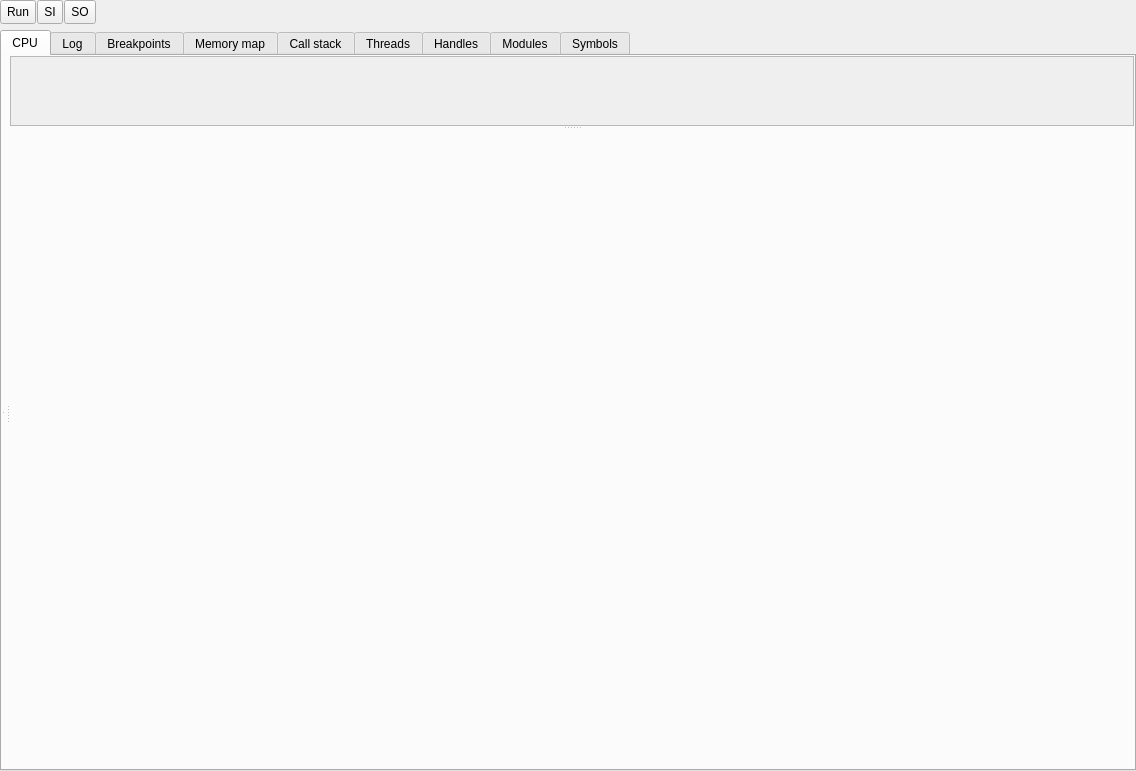
<?xml version="1.0" encoding="UTF-8"?>
<ui version="4.0">
 <class>XDebuggerWidget</class>
 <widget class="QWidget" name="XDebuggerWidget">
  <property name="geometry">
   <rect>
    <x>0</x>
    <y>0</y>
    <width>1136</width>
    <height>771</height>
   </rect>
  </property>
  <property name="windowTitle">
   <string>Form</string>
  </property>
  <layout class="QVBoxLayout" name="verticalLayout">
   <property name="leftMargin">
    <number>0</number>
   </property>
   <property name="topMargin">
    <number>0</number>
   </property>
   <property name="rightMargin">
    <number>0</number>
   </property>
   <property name="bottomMargin">
    <number>0</number>
   </property>
   <item>
    <layout class="QHBoxLayout" name="horizontalLayout">
     <property name="spacing">
      <number>1</number>
     </property>
     <item>
      <widget class="QToolButton" name="toolButtonRun">
       <property name="sizePolicy">
        <sizepolicy hsizetype="Fixed" vsizetype="Fixed">
         <horstretch>0</horstretch>
         <verstretch>0</verstretch>
        </sizepolicy>
       </property>
       <property name="minimumSize">
        <size>
         <width>24</width>
         <height>24</height>
        </size>
       </property>
       <property name="text">
        <string>Run</string>
       </property>
      </widget>
     </item>
     <item>
      <widget class="QToolButton" name="toolButtonStepInto">
       <property name="minimumSize">
        <size>
         <width>24</width>
         <height>24</height>
        </size>
       </property>
       <property name="text">
        <string>SI</string>
       </property>
      </widget>
     </item>
     <item>
      <widget class="QToolButton" name="toolButtonStepOver">
       <property name="minimumSize">
        <size>
         <width>24</width>
         <height>24</height>
        </size>
       </property>
       <property name="text">
        <string>SO</string>
       </property>
      </widget>
     </item>
     <item>
      <spacer name="horizontalSpacer">
       <property name="orientation">
        <enum>Qt::Horizontal</enum>
       </property>
       <property name="sizeHint" stdset="0">
        <size>
         <width>40</width>
         <height>20</height>
        </size>
       </property>
      </spacer>
     </item>
    </layout>
   </item>
   <item>
    <widget class="QTabWidget" name="tabWidgetMain">
     <property name="currentIndex">
      <number>0</number>
     </property>
     <widget class="QWidget" name="tabCPU">
      <attribute name="title">
       <string>CPU</string>
      </attribute>
      <layout class="QVBoxLayout" name="verticalLayout_2">
       <property name="leftMargin">
        <number>0</number>
       </property>
       <property name="topMargin">
        <number>0</number>
       </property>
       <property name="rightMargin">
        <number>0</number>
       </property>
       <property name="bottomMargin">
        <number>0</number>
       </property>
       <item>
        <widget class="QSplitter" name="splitter_3">
         <property name="orientation">
          <enum>Qt::Horizontal</enum>
         </property>
         <widget class="QSplitter" name="splitter">
          <property name="orientation">
           <enum>Qt::Vertical</enum>
          </property>
          <widget class="DW_DisasmView" name="widgetDisasm" native="true"/>
          <widget class="DW_HexView" name="widgetHex" native="true"/>
         </widget>
         <widget class="QSplitter" name="splitter_2">
          <property name="orientation">
           <enum>Qt::Vertical</enum>
          </property>
          <widget class="QScrollArea" name="scrollAreaRegs">
           <property name="sizePolicy">
            <sizepolicy hsizetype="Preferred" vsizetype="Preferred">
             <horstretch>0</horstretch>
             <verstretch>0</verstretch>
            </sizepolicy>
           </property>
           <property name="widgetResizable">
            <bool>true</bool>
           </property>
           <widget class="DW_RegistersView" name="widgetRegs">
            <property name="geometry">
             <rect>
              <x>0</x>
              <y>0</y>
              <width>1118</width>
              <height>69</height>
             </rect>
            </property>
           </widget>
          </widget>
          <widget class="DW_StackView" name="widgetStack" native="true"/>
         </widget>
        </widget>
       </item>
      </layout>
     </widget>
     <widget class="QWidget" name="tabLog">
      <attribute name="title">
       <string>Log</string>
      </attribute>
      <layout class="QVBoxLayout" name="verticalLayout_3">
       <property name="leftMargin">
        <number>0</number>
       </property>
       <property name="topMargin">
        <number>0</number>
       </property>
       <property name="rightMargin">
        <number>0</number>
       </property>
       <property name="bottomMargin">
        <number>0</number>
       </property>
       <item>
        <widget class="QPlainTextEdit" name="plainTextEditLog">
         <property name="readOnly">
          <bool>true</bool>
         </property>
        </widget>
       </item>
      </layout>
     </widget>
     <widget class="QWidget" name="tabBreakpoints">
      <attribute name="title">
       <string>Breakpoints</string>
      </attribute>
      <layout class="QVBoxLayout" name="verticalLayout_8">
       <property name="leftMargin">
        <number>0</number>
       </property>
       <property name="topMargin">
        <number>0</number>
       </property>
       <property name="rightMargin">
        <number>0</number>
       </property>
       <property name="bottomMargin">
        <number>0</number>
       </property>
       <item>
        <widget class="DW_BreakPointsWidget" name="widgetBreakpoints" native="true"/>
       </item>
      </layout>
     </widget>
     <widget class="QWidget" name="tabMemoryMap">
      <attribute name="title">
       <string>Memory map</string>
      </attribute>
      <layout class="QVBoxLayout" name="verticalLayout_5">
       <property name="leftMargin">
        <number>0</number>
       </property>
       <property name="topMargin">
        <number>0</number>
       </property>
       <property name="rightMargin">
        <number>0</number>
       </property>
       <property name="bottomMargin">
        <number>0</number>
       </property>
       <item>
        <widget class="DW_ProcessMemoryMapWidget" name="widgetProcessMemoryMap" native="true"/>
       </item>
      </layout>
     </widget>
     <widget class="QWidget" name="tabCallStack">
      <attribute name="title">
       <string>Call stack</string>
      </attribute>
     </widget>
     <widget class="QWidget" name="tabThreads">
      <attribute name="title">
       <string>Threads</string>
      </attribute>
      <layout class="QVBoxLayout" name="verticalLayout_4">
       <property name="leftMargin">
        <number>0</number>
       </property>
       <property name="topMargin">
        <number>0</number>
       </property>
       <property name="rightMargin">
        <number>0</number>
       </property>
       <property name="bottomMargin">
        <number>0</number>
       </property>
       <item>
        <widget class="DW_ThreadsWidget" name="widgetThreads" native="true"/>
       </item>
      </layout>
     </widget>
     <widget class="QWidget" name="tabHandles">
      <attribute name="title">
       <string>Handles</string>
      </attribute>
     </widget>
     <widget class="QWidget" name="tabModules">
      <attribute name="title">
       <string>Modules</string>
      </attribute>
      <layout class="QVBoxLayout" name="verticalLayout_6">
       <property name="leftMargin">
        <number>0</number>
       </property>
       <property name="topMargin">
        <number>0</number>
       </property>
       <property name="rightMargin">
        <number>0</number>
       </property>
       <property name="bottomMargin">
        <number>0</number>
       </property>
       <item>
        <widget class="DW_ProcessModulesWidget" name="widgetProcessModules" native="true"/>
       </item>
      </layout>
     </widget>
     <widget class="QWidget" name="tabSymbols">
      <attribute name="title">
       <string>Symbols</string>
      </attribute>
      <layout class="QVBoxLayout" name="verticalLayout_7">
       <property name="leftMargin">
        <number>0</number>
       </property>
       <property name="topMargin">
        <number>0</number>
       </property>
       <property name="rightMargin">
        <number>0</number>
       </property>
       <property name="bottomMargin">
        <number>0</number>
       </property>
       <item>
        <widget class="DW_SymbolsWidget" name="widgetSymbols" native="true"/>
       </item>
      </layout>
     </widget>
    </widget>
   </item>
  </layout>
 </widget>
 <customwidgets>
  <customwidget>
   <class>DW_HexView</class>
   <extends>QWidget</extends>
   <header>dw_hexview.h</header>
   <container>1</container>
  </customwidget>
  <customwidget>
   <class>DW_DisasmView</class>
   <extends>QWidget</extends>
   <header>dw_disasmview.h</header>
   <container>1</container>
  </customwidget>
  <customwidget>
   <class>DW_RegistersView</class>
   <extends>QWidget</extends>
   <header>dw_registersview.h</header>
   <container>1</container>
  </customwidget>
  <customwidget>
   <class>DW_StackView</class>
   <extends>QWidget</extends>
   <header>dw_stackview.h</header>
   <container>1</container>
  </customwidget>
  <customwidget>
   <class>DW_ProcessMemoryMapWidget</class>
   <extends>QWidget</extends>
   <header>dw_processmemorymapwidget.h</header>
   <container>1</container>
  </customwidget>
  <customwidget>
   <class>DW_ProcessModulesWidget</class>
   <extends>QWidget</extends>
   <header>dw_processmoduleswidget.h</header>
   <container>1</container>
  </customwidget>
  <customwidget>
   <class>DW_ThreadsWidget</class>
   <extends>QWidget</extends>
   <header>dw_threadswidget.h</header>
   <container>1</container>
  </customwidget>
  <customwidget>
   <class>DW_SymbolsWidget</class>
   <extends>QWidget</extends>
   <header>dw_symbolswidget.h</header>
   <container>1</container>
  </customwidget>
  <customwidget>
   <class>DW_BreakPointsWidget</class>
   <extends>QWidget</extends>
   <header>dw_breakpointswidget.h</header>
   <container>1</container>
  </customwidget>
 </customwidgets>
 <resources/>
 <connections/>
</ui>
